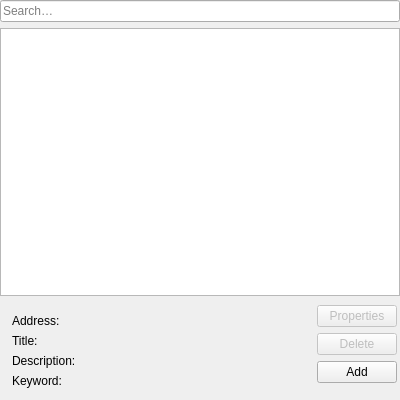
<?xml version="1.0" encoding="UTF-8"?>
<ui version="4.0">
 <class>Otter::BookmarksContentsWidget</class>
 <widget class="QWidget" name="Otter::BookmarksContentsWidget">
  <property name="geometry">
   <rect>
    <x>0</x>
    <y>0</y>
    <width>400</width>
    <height>400</height>
   </rect>
  </property>
  <layout class="QVBoxLayout" name="verticalLayout" stretch="0,1,0">
   <property name="leftMargin">
    <number>0</number>
   </property>
   <property name="topMargin">
    <number>0</number>
   </property>
   <property name="rightMargin">
    <number>0</number>
   </property>
   <property name="bottomMargin">
    <number>0</number>
   </property>
   <item>
    <widget class="QLineEdit" name="filterLineEdit">
     <property name="placeholderText">
      <string>Search…</string>
     </property>
     <property name="clearButtonEnabled">
      <bool>true</bool>
     </property>
    </widget>
   </item>
   <item>
    <widget class="QTreeView" name="bookmarksView">
     <property name="contextMenuPolicy">
      <enum>Qt::CustomContextMenu</enum>
     </property>
     <property name="editTriggers">
      <set>QAbstractItemView::NoEditTriggers</set>
     </property>
     <property name="dragEnabled">
      <bool>true</bool>
     </property>
     <property name="dragDropMode">
      <enum>QAbstractItemView::DragDrop</enum>
     </property>
     <property name="defaultDropAction">
      <enum>Qt::CopyAction</enum>
     </property>
     <attribute name="headerVisible">
      <bool>false</bool>
     </attribute>
    </widget>
   </item>
   <item>
    <widget class="QWidget" name="detailsWidget" native="true">
     <layout class="QHBoxLayout" name="horizontalLayout">
      <property name="leftMargin">
       <number>3</number>
      </property>
      <property name="topMargin">
       <number>3</number>
      </property>
      <property name="rightMargin">
       <number>3</number>
      </property>
      <property name="bottomMargin">
       <number>3</number>
      </property>
      <item>
       <widget class="QWidget" name="formWidget" native="true">
        <property name="sizePolicy">
         <sizepolicy hsizetype="Expanding" vsizetype="Preferred">
          <horstretch>0</horstretch>
          <verstretch>0</verstretch>
         </sizepolicy>
        </property>
        <layout class="QFormLayout" name="formLayout">
         <item row="0" column="0">
          <widget class="QLabel" name="addressLabel">
           <property name="text">
            <string>Address:</string>
           </property>
          </widget>
         </item>
         <item row="1" column="0">
          <widget class="QLabel" name="titleLabel">
           <property name="text">
            <string>Title:</string>
           </property>
          </widget>
         </item>
         <item row="2" column="0">
          <widget class="QLabel" name="descriptionLabel">
           <property name="text">
            <string>Description:</string>
           </property>
          </widget>
         </item>
         <item row="0" column="1">
          <widget class="Otter::TextLabelWidget" name="addressLabelWidget" native="true"/>
         </item>
         <item row="1" column="1">
          <widget class="Otter::TextLabelWidget" name="titleLabelWidget" native="true"/>
         </item>
         <item row="2" column="1">
          <widget class="Otter::TextLabelWidget" name="descriptionLabelWidget" native="true"/>
         </item>
         <item row="3" column="0">
          <widget class="QLabel" name="keywordLabel">
           <property name="text">
            <string>Keyword:</string>
           </property>
          </widget>
         </item>
         <item row="3" column="1">
          <widget class="Otter::TextLabelWidget" name="keywordLabelWidget" native="true"/>
         </item>
        </layout>
       </widget>
      </item>
      <item>
       <layout class="QVBoxLayout" name="actionsLayout" stretch="0,0,0,1">
        <item>
         <widget class="QPushButton" name="propertiesButton">
          <property name="enabled">
           <bool>false</bool>
          </property>
          <property name="text">
           <string>Properties</string>
          </property>
         </widget>
        </item>
        <item>
         <widget class="QPushButton" name="deleteButton">
          <property name="enabled">
           <bool>false</bool>
          </property>
          <property name="text">
           <string>Delete</string>
          </property>
         </widget>
        </item>
        <item>
         <widget class="QPushButton" name="addButton">
          <property name="text">
           <string>Add</string>
          </property>
         </widget>
        </item>
        <item>
         <spacer name="verticalSpacer">
          <property name="orientation">
           <enum>Qt::Vertical</enum>
          </property>
          <property name="sizeHint" stdset="0">
           <size>
            <width>0</width>
            <height>0</height>
           </size>
          </property>
         </spacer>
        </item>
       </layout>
      </item>
     </layout>
    </widget>
   </item>
  </layout>
 </widget>
 <customwidgets>
  <customwidget>
   <class>Otter::TextLabelWidget</class>
   <extends>QWidget</extends>
   <header>src/ui/TextLabelWidget.h</header>
   <container>1</container>
  </customwidget>
 </customwidgets>
 <tabstops>
  <tabstop>filterLineEdit</tabstop>
  <tabstop>bookmarksView</tabstop>
  <tabstop>propertiesButton</tabstop>
  <tabstop>deleteButton</tabstop>
  <tabstop>addButton</tabstop>
 </tabstops>
 <resources/>
 <connections/>
</ui>
